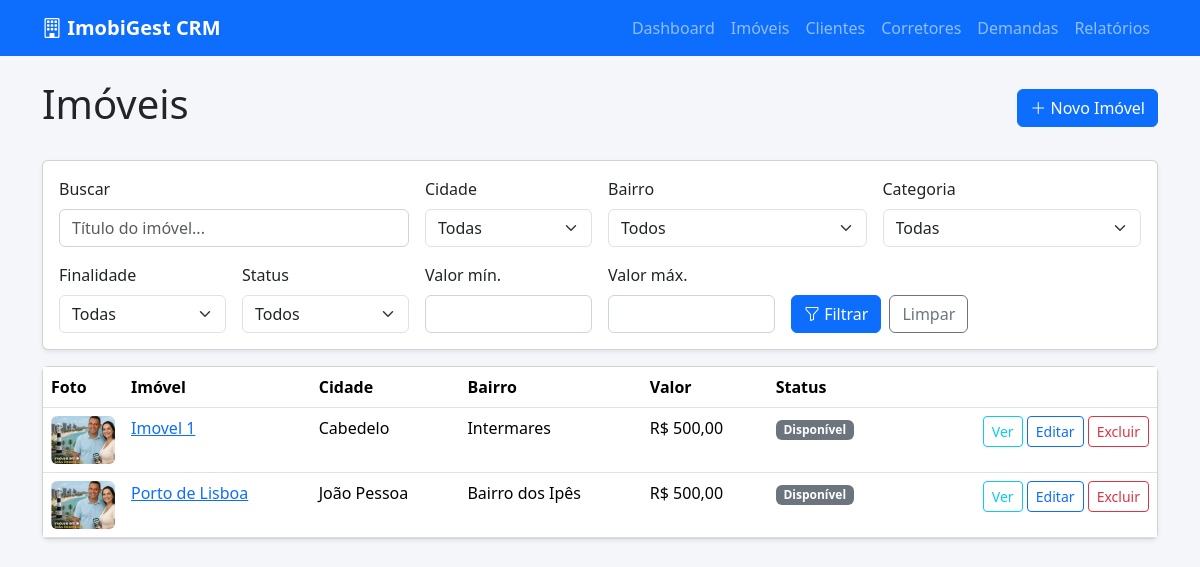
The app's page /imoveis/ with its own data.
### apps/imoveis/models.py (models this page shows, shortened)
class Imovel(models.Model):
    STATUS_CHOICES = [
        ('disponivel', 'Disponível'),
        ('reservado', 'Reservado'),
        ('vendido', 'Vendido'),
        ('alugado', 'Alugado'),
    ]
    FINALIDADE_CHOICES = [
        ('venda', 'Venda'),
        ('locacao', 'Locação'),
    ]
    POSICAO_SOLAR_CHOICES = [
        ('nascente', 'Nascente'),
        ('sul', 'Sul'),
        ('poente', 'Poente'),
    ]
    titulo = models.CharField(max_length=200)
    categoria = models.ForeignKey('Categoria', on_delete=models.SET_NULL, null=True)
    finalidade = models.CharField(max_length=20, choices=FINALIDADE_CHOICES)
    cidade = models.CharField(max_length=50, choices=CIDADE_CHOICES, default='João Pessoa')
    bairro = models.CharField(max_length=100)
    endereco = models.CharField(max_length=255, blank=True, null=True)
    valor = models.DecimalField(max_digits=12, decimal_places=2)
    valor_condominio = models.DecimalField(max_digits=12, decimal_places=2, blank=True, null=True)
    descricao = models.TextField()
    status = models.CharField(max_length=20, choices=STATUS_CHOICES)
    dormitorios = models.IntegerField(default=0)
    suites = models.IntegerField(default=0)
    banheiros = models.IntegerField(default=0)
    vagas = models.IntegerField(default=0)
    vagas_cobertas = models.IntegerField(default=0)
    area_total = models.DecimalField(max_digits=10, decimal_places=2, blank=True, null=True)
    area_construida = models.DecimalField(max_digits=10, decimal_places=2, blank=True, null=True)
    andar = models.IntegerField(blank=True, null=True)
    elevador = models.BooleanField(default=False)
    varanda = models.BooleanField(default=False)
    posicao_solar = models.CharField(
        max_length=20,
        choices=POSICAO_SOLAR_CHOICES,
        blank=True,
        null=True
    )
    corretor = models.ForeignKey('Corretor', on_delete=models.SET_NULL, null=True)
    infraestrutura = models.ManyToManyField('Infraestrutura', blank=True)

class FotoImovel(models.Model):
    imovel = models.ForeignKey('Imovel', on_delete=models.CASCADE, related_name='fotos')
    imagem = models.ImageField(upload_to='imoveis/')

### apps/imoveis/views.py (the view)
# urls.py: path('', ImovelListView.as_view(), name='list'),
class ImovelListView(ListView):
    model = Imovel
    template_name = 'imoveis/list.html'
    context_object_name = 'imoveis'
    paginate_by = 10
    def get_queryset(self):
        qs = Imovel.objects.select_related('categoria', 'corretor').prefetch_related('fotos')
        params = self.request.GET
        if q := params.get('q', '').strip():
            qs = qs.filter(titulo__icontains=q)
        if cidade := params.get('cidade', '').strip():
            qs = qs.filter(cidade=cidade)
        if bairro := params.get('bairro', '').strip():
            qs = qs.filter(bairro=bairro)
        if finalidade := params.get('finalidade', '').strip():
            qs = qs.filter(finalidade=finalidade)
        if status := params.get('status', '').strip():
            qs = qs.filter(status=status)
        if categoria := params.get('categoria', '').strip():
            qs = qs.filter(categoria_id=categoria)
        if valor_min := params.get('valor_min', '').strip():
            try:
                qs = qs.filter(valor__gte=Decimal(valor_min))
            except InvalidOperation:
                pass
        if valor_max := params.get('valor_max', '').strip():
            try:
                qs = qs.filter(valor__lte=Decimal(valor_max))
            except InvalidOperation:
                pass
        return qs.order_by('-id')
    def get_context_data(self, **kwargs):
        context = super().get_context_data(**kwargs)
        cidade = self.request.GET.get('cidade', '')
        context['bairros_json'] = BAIRROS
        context['cidades'] = CIDADES
        context['categorias'] = Categoria.objects.order_by('nome')
        context['bairros_filtro'] = bairros_da_cidade(cidade) if cidade else []
        context['finalidade_choices'] = Imovel.FINALIDADE_CHOICES
        context['status_choices'] = Imovel.STATUS_CHOICES
        return context

### apps/imoveis/templatetags/moeda_filters.py (called while the page is built)
@register.filter
def moeda(valor):
    return formatar_moeda(valor)

### apps/imoveis/utils.py (called while the page is built)
def formatar_moeda(valor, simbolo=True):
    if valor is None or valor == '':
        return '—'
    try:
        numero = Decimal(str(valor))
        texto = f'{numero:,.2f}'.replace(',', 'X').replace('.', ',').replace('X', '.')
        return f'R$ {texto}' if simbolo else texto
    except (InvalidOperation, ValueError, TypeError):
        return str(valor)

### apps/imoveis/templates/imoveis/list.html (shortened to what this page needs)
{% extends 'base.html' %}
{% load moeda_filters %}
{% block content %}
<div class="d-flex justify-content-between align-items-center mb-4">
    <h1>Imóveis</h1>
    <a href="{% url 'imoveis:create' %}" class="btn btn-primary"><i class="bi bi-plus-lg"></i> Novo Imóvel</a>
</div>
<div class="card shadow-sm mb-3">
    <div class="card-body">
        <form method="get" class="row g-3 align-items-end">
            <div class="col-md-4">
                <label class="form-label">Buscar</label>
                <input type="text" name="q" class="form-control" placeholder="Título do imóvel..." value="{{ request.GET.q }}">
            </div>
            <div class="col-md-2">
                <label class="form-label">Cidade</label>
                <select name="cidade" id="filtro_cidade" class="form-select">
                    <option value="">Todas</option>
                </select>
            </div>
            <div class="col-md-3">
                <label class="form-label">Bairro</label>
                <select name="bairro" id="filtro_bairro" class="form-select">
                    <option value="">Todos</option>
                </select>
            </div>
            <div class="col-md-3">
                <label class="form-label">Categoria</label>
                <select name="categoria" class="form-select">
                    <option value="">Todas</option>
                </select>
            </div>
            <div class="col-md-2">
                <label class="form-label">Finalidade</label>
                <select name="finalidade" class="form-select">
                    <option value="">Todas</option>
                </select>
            </div>
            <div class="col-md-2">
                <label class="form-label">Status</label>
                <select name="status" class="form-select">
                    <option value="">Todos</option>
                </select>
            </div>
            <div class="col-md-2">
                <label class="form-label">Valor mín.</label>
                <input type="number" name="valor_min" class="form-control" step="0.01" value="{{ request.GET.valor_min }}">
            </div>
            <div class="col-md-2">
                <label class="form-label">Valor máx.</label>
                <input type="number" name="valor_max" class="form-control" step="0.01" value="{{ request.GET.valor_max }}">
            </div>
            <div class="col-md-4 d-flex gap-2">
                <button class="btn btn-primary"><i class="bi bi-funnel"></i> Filtrar</button>
                <a href="{% url 'imoveis:list' %}" class="btn btn-outline-secondary">Limpar</a>
            </div>
        </form>
    </div>
</div>
<div class="card shadow-sm">
    <div class="table-responsive">
        <table class="table table-hover mb-0">
            <thead>
                <tr>
                    <th style="width:80px">Foto</th>
                    <th>Imóvel</th>
                    <th>Cidade</th>
                    <th>Bairro</th>
                    <th>Valor</th>
                    <th>Status</th>
                    <th></th>
                </tr>
            </thead>
            <tbody>
                {% for imovel in imoveis %}
                <tr>
                    <td>
                        {% with foto=imovel.fotos.first %}
                        {% if foto %}
                        <a href="{% url 'imoveis:detail' imovel.pk %}">
                            <img src="{{ foto.imagem.url }}" alt="{{ imovel.titulo }}" class="rounded" style="width:64px;height:48px;object-fit:cover;">
                        </a>
                        {% else %}
                        <div class="bg-light rounded d-flex align-items-center justify-content-center text-muted" style="width:64px;height:48px;font-size:.75rem;">Sem foto</div>
                        {% endif %}
                        {% endwith %}
                    </td>
                    <td><a href="{% url 'imoveis:detail' imovel.pk %}">{{ imovel.titulo }}</a></td>
                    <td>{{ imovel.cidade }}</td>
                    <td>{{ imovel.bairro }}</td>
                    <td>{{ imovel.valor|moeda }}</td>
                    <td><span class="badge bg-secondary">{{ imovel.get_status_display }}</span></td>
                    <td class="table-actions text-end">
                        <a href="{% url 'imoveis:detail' imovel.pk %}" class="btn btn-sm btn-outline-info">Ver</a>
                        <a href="{% url 'imoveis:update' imovel.pk %}" class="btn btn-sm btn-outline-primary">Editar</a>
                        <a href="{% url 'imoveis:delete' imovel.pk %}" class="btn btn-sm btn-outline-danger">Excluir</a>
                    </td>
                </tr>
                {% empty %}
                <tr><td colspan="7" class="text-muted">Nenhum imóvel encontrado.</td></tr>
                {% endfor %}
            </tbody>
        </table>
    </div>
</div>
{% endblock %}

### templates/base.html (style rules this page uses)
body { background-color: #f4f6f9; }
.table-actions { white-space: nowrap; }
main input:not([type=checkbox]):not([type=file]):not([type=radio]), main select, main textarea { display: block; width: 100%; padding: .375rem .75rem; font-size: 1rem; border: 1px solid #ced4da; border-radius: .375rem; }

### records on screen
Imovel: fotos.first.imagem (picture), titulo "Imovel 1", cidade "Cabedelo", bairro "Intermares", valor|moeda "R$ 500,00", status "Disponível"
Imovel: fotos.first.imagem (picture), titulo "Porto de Lisboa", cidade "João Pessoa", bairro "Bairro dos Ipês", valor|moeda "R$ 500,00", status "Disponível"
